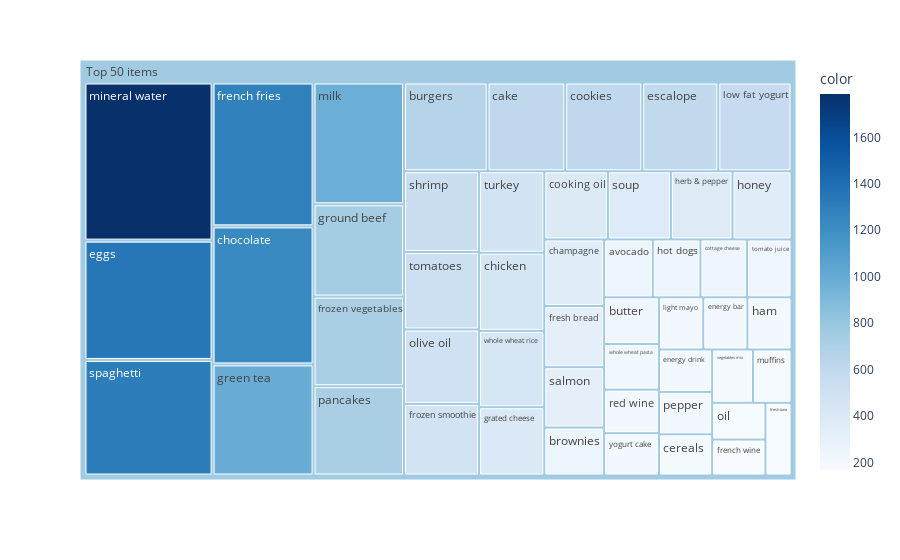

The code cell stored with this chart in its notebook:
### Code cell
# to have a same origin
df_table["all"] = "Top 50 items" 

# creating tree map using plotly
fig = px.treemap(df_table.head(50), path=['all', "items"], values='incident_count',
                  color=df_table["incident_count"].head(50), hover_data=['items'],
                  color_continuous_scale='Blues',
                )
# ploting the treemap
fig.show()

### Figure 1 — Plotly figure (JSON) as saved in the notebook; plotly's stock layout.template omitted (floating-point values rounded to 4 significant figures)
{"data": [{"branchvalues": "total", "customdata": [["avocado", 249], ["brownies", 253], ["burgers", 654], ["butter", 226], ["cake", 608], ["cereals", 193], ["champagne", 351], ["chicken", 450], ["chocolate", 1230], ["cookies", 603], ["cooking oil", 383], ["cottage cheese", 238], ["eggs", 1348], ["energy bar", 203], ["energy drink", 199], ["escalope", 595], ["french fries", 1282], ["french wine", 169], ["fresh bread", 323], ["fresh tuna", 167], ["frozen smoothie", 474], ["frozen vegetables", 715], ["grated cheese", 393], ["green tea", 990], ["ground beef", 737], ["ham", 203], ["herb & pepper", 371], ["honey", 355], ["hot dogs", 243], ["light mayo", 204], ["low fat yogurt", 573], ["milk", 972], ["mineral water", 1787], ["muffins", 181], ["oil", 173], ["olive oil", 493], ["pancakes", 713], ["pepper", 199], ["red wine", 211], ["salmon", 318], ["shrimp", 535], ["soup", 379], ["spaghetti", 1306], ["tomato juice", 227], ["tomatoes", 513], ["turkey", 469], ["vegetables mix", 192], ["whole wheat pasta", 221], ["whole wheat rice", 439], ["yogurt cake", 205], ["(?)", 764.8]], "domain": {"x": [0, 1], "y": [0, 1]}, "hovertemplate": "labels=%{label}<br>incident_count=%{value}<br>parent=%{parent}<br>id=%{id}<br>items=%{customdata[0]}<br>color=%{color}<extra></extra>", "ids": ["Top 50 items/avocado", "Top 50 items/brownies", "Top 50 items/burgers", "Top 50 items/butter", "Top 50 items/cake", "Top 50 items/cereals", "Top 50 items/champagne", "Top 50 items/chicken", "Top 50 items/chocolate", "Top 50 items/cookies", "Top 50 items/cooking oil", "Top 50 items/cottage cheese", "Top 50 items/eggs", "Top 50 items/energy bar", "Top 50 items/energy drink", "Top 50 items/escalope", "Top 50 items/french fries", "Top 50 items/french wine", "Top 50 items/fresh bread", "Top 50 items/fresh tuna", "Top 50 items/frozen smoothie", "Top 50 items/frozen vegetables", "Top 50 items/grated cheese", "Top 50 items/green tea", "Top 50 items/ground beef", "Top 50 items/ham", "Top 50 items/herb & pepper", "Top 50 items/honey", "Top 50 items/hot dogs", "Top 50 items/light mayo", "Top 50 items/low fat yogurt", "Top 50 items/milk", "Top 50 items/mineral water", "Top 50 items/muffins", "Top 50 items/oil", "Top 50 items/olive oil", "Top 50 items/pancakes", "Top 50 items/pepper", "Top 50 items/red wine", "Top 50 items/salmon", "Top 50 items/shrimp", "Top 50 items/soup", "Top 50 items/spaghetti", "Top 50 items/tomato juice", "Top 50 items/tomatoes", "Top 50 items/turkey", "Top 50 items/vegetables mix", "Top 50 items/whole wheat pasta", "Top 50 items/whole wheat rice", "Top 50 items/yogurt cake", "Top 50 items"], "labels": ["avocado", "brownies", "burgers", "butter", "cake", "cereals", "champagne", "chicken", "chocolate", "cookies", "cooking oil", "cottage cheese", "eggs", "energy bar", "energy drink", "escalope", "french fries", "french wine", "fresh bread", "fresh tuna", "frozen smoothie", "frozen vegetables", "grated cheese", "green tea", "ground beef", "ham", "herb & pepper", "honey", "hot dogs", "light mayo", "low fat yogurt", "milk", "mineral water", "muffins", "oil", "olive oil", "pancakes", "pepper", "red wine", "salmon", "shrimp", "soup", "spaghetti", "tomato juice", "tomatoes", "turkey", "vegetables mix", "whole wheat pasta", "whole wheat rice", "yogurt cake", "Top 50 items"], "marker": {"coloraxis": "coloraxis", "colors": [249, 253, 654, 226, 608, 193, 351, 450, 1230, 603, 383, 238, 1348, 203, 199, 595, 1282, 169, 323, 167, 474, 715, 393, 990, 737, 203, 371, 355, 243, 204, 573, 972, 1787, 181, 173, 493, 713, 199, 211, 318, 535, 379, 1306, 227, 513, 469, 192, 221, 439, 205, 764.8]}, "name": "", "parents": ["Top 50 items", "Top 50 items", "Top 50 items", "Top 50 items", "Top 50 items", "Top 50 items", "Top 50 items", "Top 50 items", "Top 50 items", "Top 50 items", "Top 50 items", "Top 50 items", "Top 50 items", "Top 50 items", "Top 50 items", "Top 50 items", "Top 50 items", "Top 50 items", "Top 50 items", "Top 50 items", "Top 50 items", "Top 50 items", "Top 50 items", "Top 50 items", "Top 50 items", "Top 50 items", "Top 50 items", "Top 50 items", "Top 50 items", "Top 50 items", "Top 50 items", "Top 50 items", "Top 50 items", "Top 50 items", "Top 50 items", "Top 50 items", "Top 50 items", "Top 50 items", "Top 50 items", "Top 50 items", "Top 50 items", "Top 50 items", "Top 50 items", "Top 50 items", "Top 50 items", "Top 50 items", "Top 50 items", "Top 50 items", "Top 50 items", "Top 50 items", ""], "type": "treemap", "values": [249, 253, 654, 226, 608, 193, 351, 450, 1230, 603, 383, 238, 1348, 203, 199, 595, 1282, 169, 323, 167, 474, 715, 393, 990, 737, 203, 371, 355, 243, 204, 573, 972, 1787, 181, 173, 493, 713, 199, 211, 318, 535, 379, 1306, 227, 513, 469, 192, 221, 439, 205, 24515]}], "layout": {"coloraxis": {"colorbar": {"title": {"text": "color"}}, "colorscale": [[0, "rgb(247,251,255)"], [0.125, "rgb(222,235,247)"], [0.25, "rgb(198,219,239)"], [0.375, "rgb(158,202,225)"], [0.5, "rgb(107,174,214)"], [0.625, "rgb(66,146,198)"], [0.75, "rgb(33,113,181)"], [0.875, "rgb(8,81,156)"], [1, "rgb(8,48,107)"]]}, "legend": {"tracegroupgap": 0}, "margin": {"t": 60}}}
